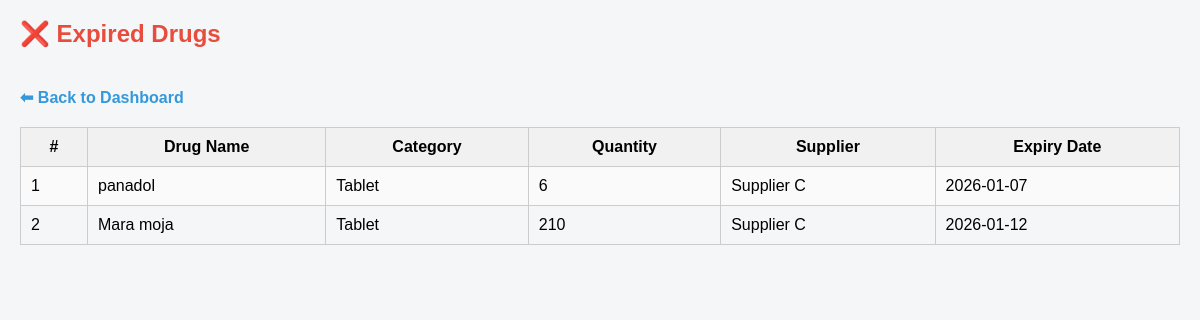
/expired_drugs.php (signed in), run on the app's committed database.
### tables this page shows
CREATE TABLE `drugs` (
  `id` int(11) NOT NULL,
  `name` varchar(100) NOT NULL,
  `category` varchar(50) NOT NULL,
  `quantity` int(11) NOT NULL,
  `supplier` varchar(100) DEFAULT NULL,
  `batch_no` varchar(50) DEFAULT NULL,
  `mfg_date` date DEFAULT NULL,
  `exp_date` date DEFAULT NULL,
  `description` text DEFAULT NULL,
  `price` decimal(10,2) NOT NULL,
  `created_at` timestamp NOT NULL DEFAULT current_timestamp(),
  `status` enum('active','inactive') DEFAULT 'active'
);

### expired_drugs.php (the view, shortened to what this page needs)
<?php
include 'db.php';
$result = $conn->query("SELECT * FROM drugs WHERE exp_date < CURDATE() ORDER BY exp_date ASC");
?>
<!DOCTYPE html>
<html>
<head>
</head>
<body>
<h2>❌ Expired Drugs</h2>
<a href="dashboard.php" class="back">⬅ Back to Dashboard</a>
<table>
    <tr>
        <th>#</th>
        <th>Drug Name</th>
        <th>Category</th>
        <th>Quantity</th>
        <th>Supplier</th>
        <th>Expiry Date</th>
    </tr>
    <?php
    if($result->num_rows>0){
        $i=1;
        while($row=$result->fetch_assoc()){
            echo "<tr>";
            echo "<td>".$i."</td>";
            echo "<td>".$row['name']."</td>";
            echo "<td>".$row['category']."</td>";
            echo "<td>".$row['quantity']."</td>";
            echo "<td>".$row['supplier']."</td>";
            echo "<td>".$row['exp_date']."</td>";
            echo "</tr>";
            $i++;
        }
    } else {
        echo "<tr><td colspan='6' style='text-align:center;'>No expired drugs</td></tr>";
    }
    ?>
</table>
</body>
</html>

### expired_drugs.php (style rules this page uses)
body { font-family:Arial,sans-serif; background:#f4f6f8; margin:20px; }
h2 { color:#e74c3c; }
table { width:100%; border-collapse: collapse; margin-top:20px; }
th, td { border:1px solid #ccc; padding:10px; }
th { background:#f1f1f1; }
tr:nth-child(even) { background:#fafafa; }
a.back { display:inline-block;margin-top:20px;text-decoration:none;color:#3498db;font-weight:bold; }

### data on the page
drugs: name "panadol", category "Tablet", quantity "6", supplier "Supplier C", exp_date "2026-01-07"
drugs: name "Mara moja", category "Tablet", quantity "210", supplier "Supplier C", exp_date "2026-01-12"
